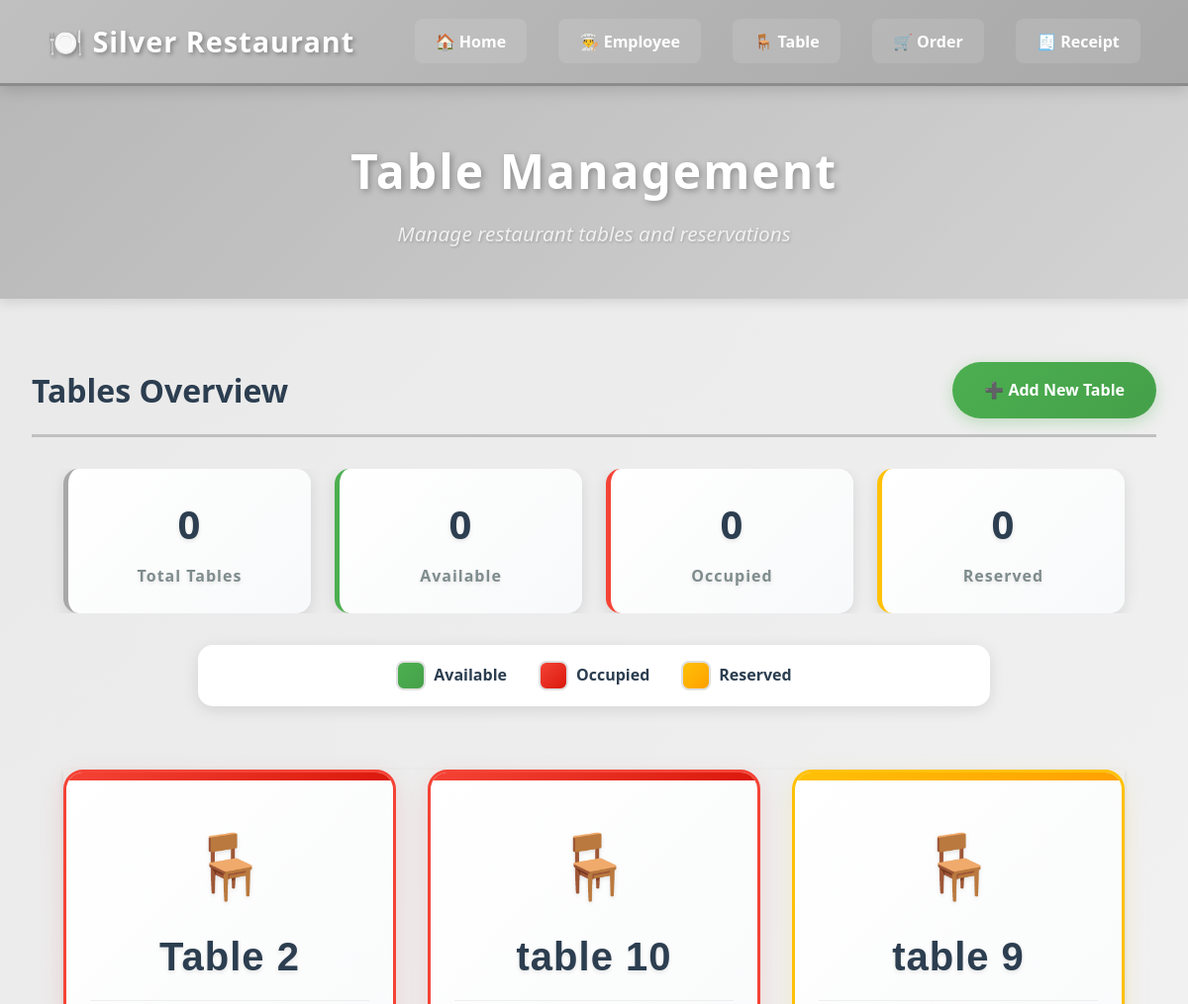
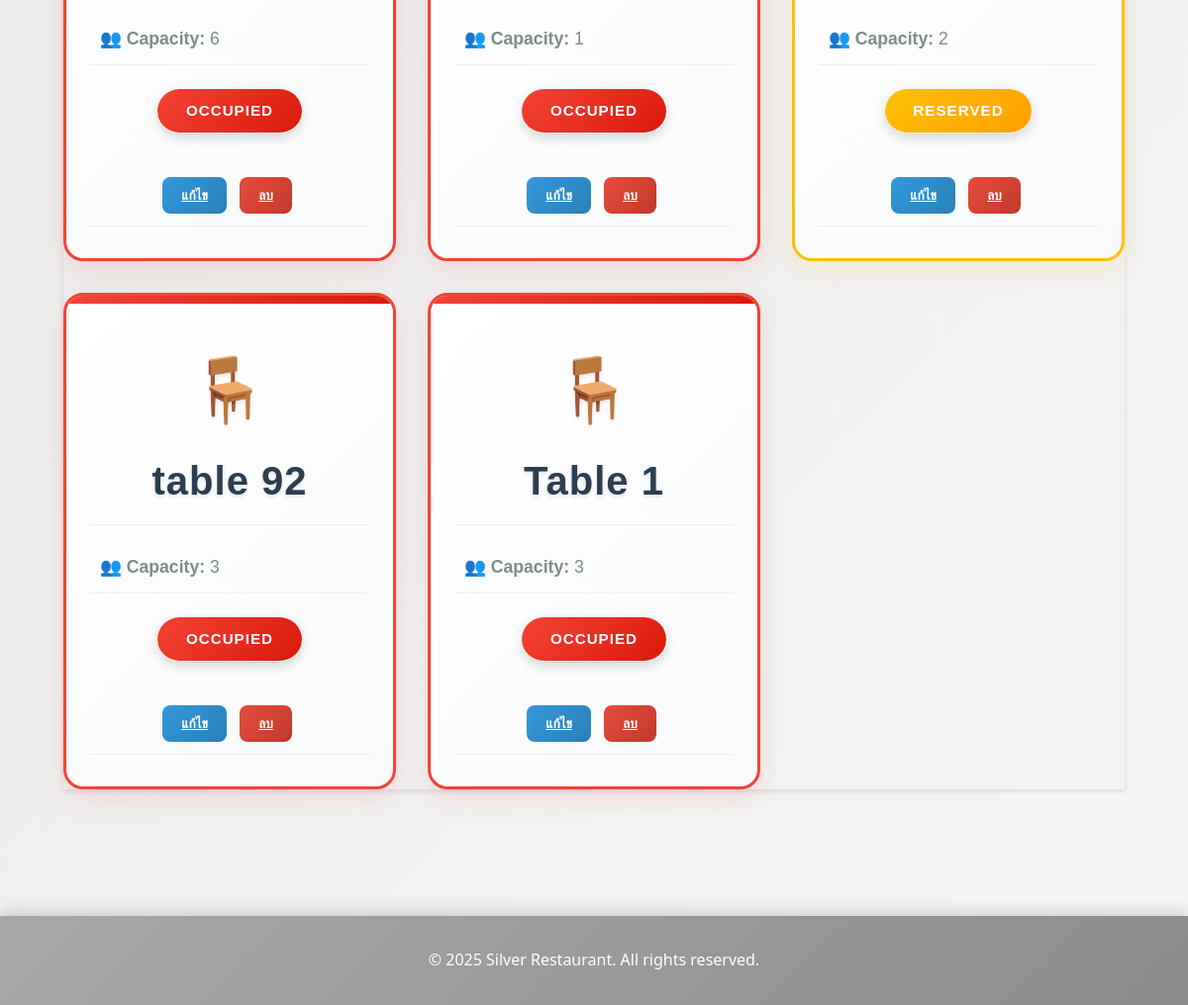
Page /tableU.php on the earlier database version (2 pictures, top to bottom).
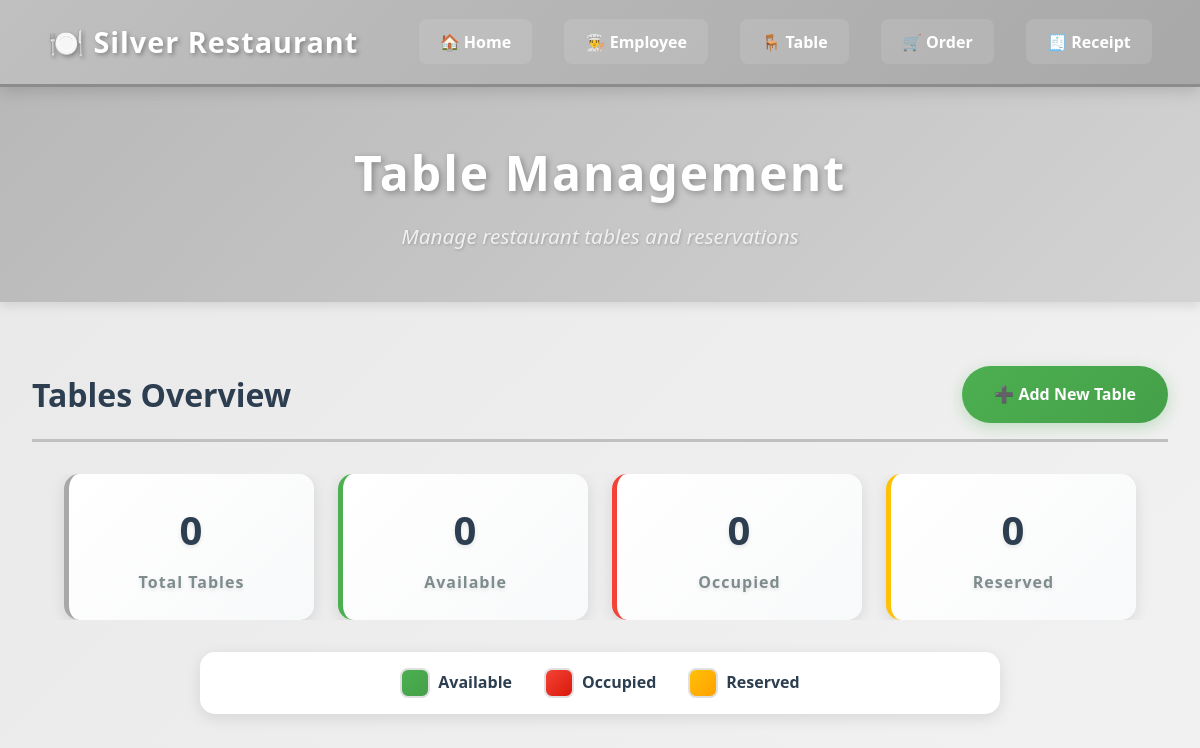
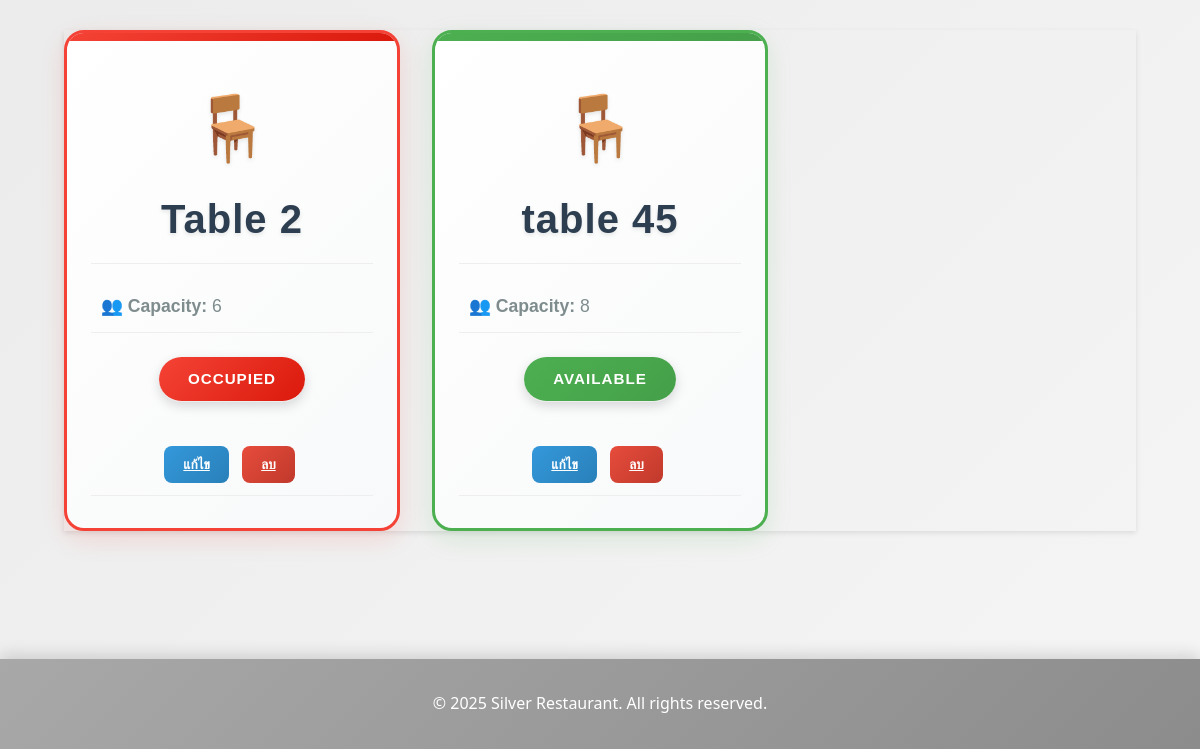
Same page on the later database version (2 pictures, top to bottom).
### tables this page shows
CREATE TABLE table_info (
    table_id INTEGER PRIMARY KEY AUTOINCREMENT,
    table_number TEXT NOT NULL,
    capacity INTEGER NOT NULL,
    status TEXT NOT NULL
);

### tableU.php (the view, shortened to what this page needs)
<?php
require('DBConnect.php');
?>
<!DOCTYPE html>
<html lang="en">
<head>
    <link rel="stylesheet" href="ref.css">
    <link rel="stylesheet" href="tableU.css">
</head>
<body>
    <nav class="navbar">
        <div class="nav-brand">
            <h1>🍽️ Silver Restaurant</h1>
        </div>
        <ul class="nav-menu">
            <li><a href="index.php">🏠 Home</a></li>
            <li><a href="employee.php">👨‍🍳 Employee</a></li>
            <li><a href="tableU.php">🪑 Table</a></li>
            <li><a href="OrderUi.php">🛒 Order</a></li>
            <li><a href="Receipt.php">🧾 Receipt</a></li>
        </ul>
    </nav>
    <div class="hero-section">
        <h2 class="hero-title">Table Management</h2>
        <p class="hero-subtitle">Manage restaurant tables and reservations</p>
    </div>
    <div class="menu-container">
        <div class="menu-header">
            <h2 class="section-title">Tables Overview</h2>
            <a href="tableUAddForm.php" class="add-menu-btn" style="text-decoration: none; display: inline-block;">
                ➕ Add New Table
            </a>
        </div>
        <div class="stats-container">
            <div class="stat-card stat-total">
                <div class="stat-number" id="totalTables">0</div>
                <div class="stat-label">Total Tables</div>
            </div>
            <div class="stat-card stat-available">
                <div class="stat-number" id="availableTables">0</div>
                <div class="stat-label">Available</div>
            </div>
            <div class="stat-card stat-occupied">
                <div class="stat-number" id="occupiedTables">0</div>
                <div class="stat-label">Occupied</div>
            </div>
            <div class="stat-card stat-reserved">
                <div class="stat-number" id="reservedTables">0</div>
                <div class="stat-label">Reserved</div>
            </div>
        </div>
        <div class="legend">
            <div class="legend-item">
                <div class="legend-color green"></div>
                <span>Available</span>
            </div>
            <div class="legend-item">
                <div class="legend-color red"></div>
                <span>Occupied</span>
            </div>
            <div class="legend-item">
                <div class="legend-color yellow"></div>
                <span>Reserved</span>
            </div>
        </div>
    <div class="table-grid" id="tableGrid">
    <table class="product-table">
    <tbody>
            <?php
                $select_table = $db->query("SELECT * FROM table_info");
                $select_table->execute();
                while($row = $select_table->fetch(PDO::FETCH_ASSOC)):?>
        <tr>
            <td><?php echo $row['table_number'] ?></td>
            <td><?php echo $row['capacity'] ?></td>
            <td data-status="<?php echo strtolower($row['status']); ?>"><?php echo ucfirst($row['status']) ?></td>
            <td>
                <a class="action-btn edit-btn" href="updateTableUFrom.php?table_id=<?php echo $row['table_id']; ?>">แก้ไข</a>
                <a  href="?table_id=<?php echo $row['table_id']; ?>" class="action-btn delete-btn">ลบ</a>
            </td>
        </tr>
        <?php endwhile; ?>
    </tbody>
    </table>
        </div>
        </div>
    <footer class="footer">
        <p>&copy; 2025 Silver Restaurant. All rights reserved.</p>
    </footer>
</body>
</html>

### ref.css (style rules this page uses)
* { margin: 0; padding: 0; box-sizing: border-box; }
body { font-family: 'Segoe UI', Tahoma, Geneva, Verdana, sans-serif; background: linear-gradient(135deg, #e8e8e8 0%, #f5f5f5 100%); color: #2c3e50; line-height: 1.6; min-height: 100vh; }
.navbar { background: linear-gradient(135deg, #c0c0c0 0%, #a8a8a8 100%); box-shadow: 0 4px 15px rgba(0, 0, 0, 0.15); display: flex; justify-content: space-between; align-items: center; padding: 1.2rem 3rem; position: sticky; top: 0; z-index: 1000; border-bottom: 3px solid #8c8c8c; }
.nav-brand h1 { color: #fff; font-size: 1.8rem; font-weight: 700; text-shadow: 2px 2px 4px rgba(0, 0, 0, 0.3); letter-spacing: 1px; }
.nav-menu { display: flex; list-style-type: none; align-items: center; gap: 2rem; }
.nav-menu li a { text-decoration: none; color: #fff; font-weight: 600; font-size: 1rem; padding: 0.6rem 1.2rem; border-radius: 8px; transition: all 0.3s ease; background: rgba(255, 255, 255, 0.1); border: 2px solid transparent; }
.hero-section { background: linear-gradient(135deg, #b8b8b8 0%, #d3d3d3 100%); padding: 3rem 2rem; text-align: center; box-shadow: 0 4px 10px rgba(0, 0, 0, 0.1); margin-bottom: 2rem; }
.hero-title { color: #fff; font-size: 3rem; font-weight: 700; margin-bottom: 0.5rem; text-shadow: 2px 2px 6px rgba(0, 0, 0, 0.3); letter-spacing: 2px; }
.hero-subtitle { color: #f0f0f0; font-size: 1.3rem; font-style: italic; text-shadow: 1px 1px 3px rgba(0, 0, 0, 0.2); }
.menu-container { max-width: 1400px; margin: 0 auto; padding: 2rem; }
.menu-header { display: flex; justify-content: space-between; align-items: center; margin-bottom: 2rem; padding-bottom: 1rem; border-bottom: 3px solid #c0c0c0; }
.section-title { color: #2c3e50; font-size: 2rem; font-weight: 700; }
.add-menu-btn { background: linear-gradient(135deg, #4CAF50 0%, #45a049 100%); color: #fff; border: none; padding: 1rem 2rem; border-radius: 50px; font-size: 1rem; font-weight: 600; cursor: pointer; transition: all 0.3s ease; box-shadow: 0 4px 15px rgba(76, 175, 80, 0.3); }
.edit-btn, .delete-btn { background: transparent; border: 2px solid #c0c0c0; padding: 0.5rem 0.7rem; border-radius: 8px; font-size: 1rem; cursor: pointer; transition: all 0.3s ease; }
.footer { background: linear-gradient(135deg, #a8a8a8 0%, #8c8c8c 100%); color: #fff; text-align: center; padding: 2rem; margin-top: 4rem; box-shadow: 0 -4px 15px rgba(0, 0, 0, 0.15); }
.footer p { font-size: 1rem; font-weight: 500; }

Differences in the rows shown:
removed table_info: table_number "table 9", capacity "2", status "RESERVED"
removed table_info: table_number "table 92", capacity "3", status "OCCUPIED"
removed table_info: table_number "Table 1", capacity "3", status "OCCUPIED"
changed table_info: table_number "table 10" → "table 45"; capacity "1" → "8"; status "OCCUPIED" → "AVAILABLE"
